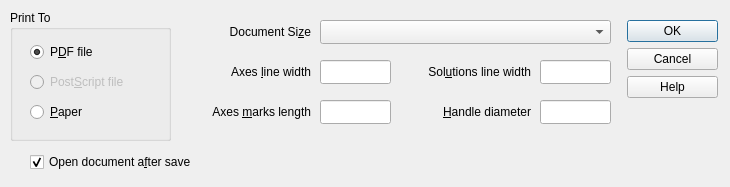
<?xml version="1.0" encoding="UTF-8"?>
<ui version="4.0">
 <class>PrintTo</class>
 <widget class="QDialog" name="PrintTo">
  <property name="windowModality">
   <enum>Qt::WindowModal</enum>
  </property>
  <property name="geometry">
   <rect>
    <x>0</x>
    <y>0</y>
    <width>730</width>
    <height>187</height>
   </rect>
  </property>
  <property name="minimumSize">
   <size>
    <width>730</width>
    <height>187</height>
   </size>
  </property>
  <property name="maximumSize">
   <size>
    <width>730</width>
    <height>187</height>
   </size>
  </property>
  <property name="windowTitle">
   <string>Print To Document/Paper</string>
  </property>
  <property name="windowIcon">
   <iconset resource="runge.qrc">
    <normaloff>:/Runge/Resources/16x16/printer.png</normaloff>:/Runge/Resources/16x16/printer.png</iconset>
  </property>
  <widget class="QDialogButtonBox" name="buttonBox">
   <property name="geometry">
    <rect>
     <x>627</x>
     <y>20</y>
     <width>91</width>
     <height>101</height>
    </rect>
   </property>
   <property name="orientation">
    <enum>Qt::Vertical</enum>
   </property>
   <property name="standardButtons">
    <set>QDialogButtonBox::Cancel|QDialogButtonBox::Help|QDialogButtonBox::Ok</set>
   </property>
   <property name="centerButtons">
    <bool>false</bool>
   </property>
  </widget>
  <widget class="QCheckBox" name="checkBoxOpenAfterSave">
   <property name="geometry">
    <rect>
     <x>30</x>
     <y>150</y>
     <width>411</width>
     <height>24</height>
    </rect>
   </property>
   <property name="toolTip">
    <string>Open exported document</string>
   </property>
   <property name="text">
    <string>Open document a&amp;fter save</string>
   </property>
   <property name="checked">
    <bool>true</bool>
   </property>
  </widget>
  <widget class="QGroupBox" name="groupBox">
   <property name="geometry">
    <rect>
     <x>10</x>
     <y>10</y>
     <width>161</width>
     <height>131</height>
    </rect>
   </property>
   <property name="title">
    <string>Print To</string>
   </property>
   <widget class="QRadioButton" name="radioButtonPrintToPDF">
    <property name="geometry">
     <rect>
      <x>20</x>
      <y>30</y>
      <width>131</width>
      <height>24</height>
     </rect>
    </property>
    <property name="toolTip">
     <string>Export current drawing to PDF file</string>
    </property>
    <property name="text">
     <string>P&amp;DF file</string>
    </property>
    <property name="checked">
     <bool>true</bool>
    </property>
   </widget>
   <widget class="QRadioButton" name="radioButtonPrintToPS">
    <property name="enabled">
     <bool>false</bool>
    </property>
    <property name="geometry">
     <rect>
      <x>20</x>
      <y>60</y>
      <width>141</width>
      <height>24</height>
     </rect>
    </property>
    <property name="toolTip">
     <string>Export current drawing to PS file (Not available yet in Qt5)</string>
    </property>
    <property name="text">
     <string>Post&amp;Script file</string>
    </property>
   </widget>
   <widget class="QRadioButton" name="radioButtonPrintToPaper">
    <property name="geometry">
     <rect>
      <x>20</x>
      <y>90</y>
      <width>82</width>
      <height>24</height>
     </rect>
    </property>
    <property name="toolTip">
     <string>Print current drawing to paper</string>
    </property>
    <property name="text">
     <string>&amp;Paper</string>
    </property>
   </widget>
  </widget>
  <widget class="QComboBox" name="comboBoxDocumentSize">
   <property name="geometry">
    <rect>
     <x>320</x>
     <y>20</y>
     <width>291</width>
     <height>24</height>
    </rect>
   </property>
   <property name="toolTip">
    <string>PDF/PS document size</string>
   </property>
  </widget>
  <widget class="QLabel" name="label">
   <property name="geometry">
    <rect>
     <x>180</x>
     <y>20</y>
     <width>131</width>
     <height>24</height>
    </rect>
   </property>
   <property name="layoutDirection">
    <enum>Qt::LeftToRight</enum>
   </property>
   <property name="text">
    <string>Document Si&amp;ze</string>
   </property>
   <property name="alignment">
    <set>Qt::AlignRight|Qt::AlignTrailing|Qt::AlignVCenter</set>
   </property>
   <property name="buddy">
    <cstring>comboBoxDocumentSize</cstring>
   </property>
  </widget>
  <widget class="QLineEdit" name="lineEditMarksLength">
   <property name="geometry">
    <rect>
     <x>320</x>
     <y>100</y>
     <width>71</width>
     <height>24</height>
    </rect>
   </property>
   <property name="toolTip">
    <string>Axes marks length (in coordinate units)</string>
   </property>
  </widget>
  <widget class="QLabel" name="label_8">
   <property name="geometry">
    <rect>
     <x>180</x>
     <y>100</y>
     <width>131</width>
     <height>24</height>
    </rect>
   </property>
   <property name="text">
    <string>Axes &amp;marks length</string>
   </property>
   <property name="alignment">
    <set>Qt::AlignRight|Qt::AlignTrailing|Qt::AlignVCenter</set>
   </property>
   <property name="buddy">
    <cstring>lineEditMarksLength</cstring>
   </property>
  </widget>
  <widget class="QLineEdit" name="lineEditHandleDiameter">
   <property name="geometry">
    <rect>
     <x>540</x>
     <y>100</y>
     <width>71</width>
     <height>24</height>
    </rect>
   </property>
   <property name="toolTip">
    <string>Solution handles diameter (in coordinate units)</string>
   </property>
  </widget>
  <widget class="QLabel" name="label_9">
   <property name="geometry">
    <rect>
     <x>400</x>
     <y>100</y>
     <width>131</width>
     <height>24</height>
    </rect>
   </property>
   <property name="text">
    <string>&amp;Handle diameter</string>
   </property>
   <property name="alignment">
    <set>Qt::AlignRight|Qt::AlignTrailing|Qt::AlignVCenter</set>
   </property>
   <property name="buddy">
    <cstring>lineEditHandleDiameter</cstring>
   </property>
  </widget>
  <widget class="QLabel" name="label_10">
   <property name="geometry">
    <rect>
     <x>190</x>
     <y>60</y>
     <width>121</width>
     <height>24</height>
    </rect>
   </property>
   <property name="text">
    <string>Axes &amp;line width</string>
   </property>
   <property name="alignment">
    <set>Qt::AlignRight|Qt::AlignTrailing|Qt::AlignVCenter</set>
   </property>
   <property name="buddy">
    <cstring>lineEditAxesWidth</cstring>
   </property>
  </widget>
  <widget class="QLineEdit" name="lineEditAxesWidth">
   <property name="geometry">
    <rect>
     <x>320</x>
     <y>60</y>
     <width>71</width>
     <height>24</height>
    </rect>
   </property>
   <property name="toolTip">
    <string>Axes lime width (in coordinate units)</string>
   </property>
  </widget>
  <widget class="QLineEdit" name="lineEditSolutionsWidth">
   <property name="geometry">
    <rect>
     <x>540</x>
     <y>60</y>
     <width>71</width>
     <height>24</height>
    </rect>
   </property>
   <property name="toolTip">
    <string>Solutions line width (in coordinate units)</string>
   </property>
  </widget>
  <widget class="QLabel" name="label_11">
   <property name="geometry">
    <rect>
     <x>390</x>
     <y>60</y>
     <width>141</width>
     <height>24</height>
    </rect>
   </property>
   <property name="text">
    <string>Sol&amp;utions line width</string>
   </property>
   <property name="alignment">
    <set>Qt::AlignRight|Qt::AlignTrailing|Qt::AlignVCenter</set>
   </property>
   <property name="buddy">
    <cstring>lineEditSolutionsWidth</cstring>
   </property>
  </widget>
 </widget>
 <layoutdefault spacing="6" margin="11"/>
 <tabstops>
  <tabstop>radioButtonPrintToPDF</tabstop>
  <tabstop>radioButtonPrintToPS</tabstop>
  <tabstop>radioButtonPrintToPaper</tabstop>
  <tabstop>comboBoxDocumentSize</tabstop>
  <tabstop>lineEditAxesWidth</tabstop>
  <tabstop>lineEditMarksLength</tabstop>
  <tabstop>lineEditSolutionsWidth</tabstop>
  <tabstop>lineEditHandleDiameter</tabstop>
  <tabstop>checkBoxOpenAfterSave</tabstop>
  <tabstop>buttonBox</tabstop>
 </tabstops>
 <resources>
  <include location="runge.qrc"/>
 </resources>
 <connections>
  <connection>
   <sender>buttonBox</sender>
   <signal>accepted()</signal>
   <receiver>PrintTo</receiver>
   <slot>accept()</slot>
   <hints>
    <hint type="sourcelabel">
     <x>619</x>
     <y>18</y>
    </hint>
    <hint type="destinationlabel">
     <x>330</x>
     <y>61</y>
    </hint>
   </hints>
  </connection>
  <connection>
   <sender>buttonBox</sender>
   <signal>rejected()</signal>
   <receiver>PrintTo</receiver>
   <slot>reject()</slot>
   <hints>
    <hint type="sourcelabel">
     <x>632</x>
     <y>118</y>
    </hint>
    <hint type="destinationlabel">
     <x>332</x>
     <y>172</y>
    </hint>
   </hints>
  </connection>
  <connection>
   <sender>radioButtonPrintToPaper</sender>
   <signal>toggled(bool)</signal>
   <receiver>checkBoxOpenAfterSave</receiver>
   <slot>setDisabled(bool)</slot>
   <hints>
    <hint type="sourcelabel">
     <x>65</x>
     <y>117</y>
    </hint>
    <hint type="destinationlabel">
     <x>83</x>
     <y>164</y>
    </hint>
   </hints>
  </connection>
  <connection>
   <sender>radioButtonPrintToPaper</sender>
   <signal>toggled(bool)</signal>
   <receiver>comboBoxDocumentSize</receiver>
   <slot>setDisabled(bool)</slot>
   <hints>
    <hint type="sourcelabel">
     <x>61</x>
     <y>110</y>
    </hint>
    <hint type="destinationlabel">
     <x>344</x>
     <y>37</y>
    </hint>
   </hints>
  </connection>
 </connections>
</ui>
